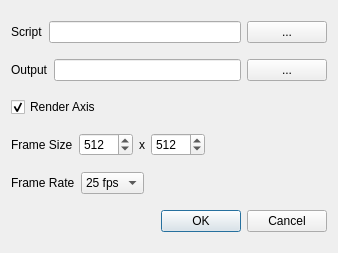
<?xml version="1.0" encoding="UTF-8"?>
<ui version="4.0">
 <class>MovieDialog</class>
 <widget class="QDialog" name="MovieDialog">
  <property name="geometry">
   <rect>
    <x>0</x>
    <y>0</y>
    <width>338</width>
    <height>253</height>
   </rect>
  </property>
  <property name="windowTitle">
   <string>Make A Movie</string>
  </property>
  <layout class="QVBoxLayout" name="verticalLayout">
   <item>
    <layout class="QHBoxLayout" name="horizontalLayout">
     <item>
      <widget class="QLabel" name="label">
       <property name="text">
        <string>Script</string>
       </property>
      </widget>
     </item>
     <item>
      <widget class="QLineEdit" name="scriptLineEdit"/>
     </item>
     <item>
      <widget class="QPushButton" name="scriptPushButton">
       <property name="text">
        <string>...</string>
       </property>
      </widget>
     </item>
    </layout>
   </item>
   <item>
    <layout class="QHBoxLayout" name="horizontalLayout_2">
     <item>
      <widget class="QLabel" name="label_2">
       <property name="text">
        <string>Output</string>
       </property>
      </widget>
     </item>
     <item>
      <widget class="QLineEdit" name="outputLineEdit"/>
     </item>
     <item>
      <widget class="QPushButton" name="outputPushButton">
       <property name="text">
        <string>...</string>
       </property>
      </widget>
     </item>
    </layout>
   </item>
   <item>
    <widget class="QCheckBox" name="axisCheckBox">
     <property name="text">
      <string>Render Axis</string>
     </property>
     <property name="checked">
      <bool>true</bool>
     </property>
    </widget>
   </item>
   <item>
    <layout class="QHBoxLayout" name="horizontalLayout_5">
     <item>
      <layout class="QHBoxLayout" name="horizontalLayout_3">
       <item>
        <widget class="QLabel" name="label_3">
         <property name="text">
          <string>Frame Size</string>
         </property>
        </widget>
       </item>
       <item>
        <widget class="QSpinBox" name="widthSpinBox">
         <property name="minimum">
          <number>128</number>
         </property>
         <property name="maximum">
          <number>4000</number>
         </property>
         <property name="value">
          <number>512</number>
         </property>
        </widget>
       </item>
       <item>
        <widget class="QLabel" name="label_4">
         <property name="text">
          <string>x</string>
         </property>
        </widget>
       </item>
       <item>
        <widget class="QSpinBox" name="heightSpinBox">
         <property name="minimum">
          <number>128</number>
         </property>
         <property name="maximum">
          <number>4000</number>
         </property>
         <property name="value">
          <number>512</number>
         </property>
        </widget>
       </item>
      </layout>
     </item>
     <item>
      <spacer name="horizontalSpacer">
       <property name="orientation">
        <enum>Qt::Horizontal</enum>
       </property>
       <property name="sizeHint" stdset="0">
        <size>
         <width>40</width>
         <height>20</height>
        </size>
       </property>
      </spacer>
     </item>
    </layout>
   </item>
   <item>
    <layout class="QHBoxLayout" name="horizontalLayout_6">
     <item>
      <layout class="QHBoxLayout" name="horizontalLayout_4">
       <item>
        <widget class="QLabel" name="label_5">
         <property name="text">
          <string>Frame Rate</string>
         </property>
        </widget>
       </item>
       <item>
        <widget class="QComboBox" name="fpsComboBox">
         <property name="currentIndex">
          <number>4</number>
         </property>
         <item>
          <property name="text">
           <string>1 fps</string>
          </property>
         </item>
         <item>
          <property name="text">
           <string>5 fps</string>
          </property>
         </item>
         <item>
          <property name="text">
           <string>10 fps</string>
          </property>
         </item>
         <item>
          <property name="text">
           <string>20 fps</string>
          </property>
         </item>
         <item>
          <property name="text">
           <string>25 fps</string>
          </property>
         </item>
        </widget>
       </item>
      </layout>
     </item>
     <item>
      <spacer name="horizontalSpacer_2">
       <property name="orientation">
        <enum>Qt::Horizontal</enum>
       </property>
       <property name="sizeHint" stdset="0">
        <size>
         <width>40</width>
         <height>20</height>
        </size>
       </property>
      </spacer>
     </item>
    </layout>
   </item>
   <item>
    <widget class="QDialogButtonBox" name="buttonBox">
     <property name="orientation">
      <enum>Qt::Horizontal</enum>
     </property>
     <property name="standardButtons">
      <set>QDialogButtonBox::Cancel|QDialogButtonBox::Ok</set>
     </property>
    </widget>
   </item>
  </layout>
 </widget>
 <resources/>
 <connections>
  <connection>
   <sender>buttonBox</sender>
   <signal>accepted()</signal>
   <receiver>MovieDialog</receiver>
   <slot>accept()</slot>
   <hints>
    <hint type="sourcelabel">
     <x>248</x>
     <y>254</y>
    </hint>
    <hint type="destinationlabel">
     <x>157</x>
     <y>274</y>
    </hint>
   </hints>
  </connection>
  <connection>
   <sender>buttonBox</sender>
   <signal>rejected()</signal>
   <receiver>MovieDialog</receiver>
   <slot>reject()</slot>
   <hints>
    <hint type="sourcelabel">
     <x>316</x>
     <y>260</y>
    </hint>
    <hint type="destinationlabel">
     <x>286</x>
     <y>274</y>
    </hint>
   </hints>
  </connection>
 </connections>
</ui>
